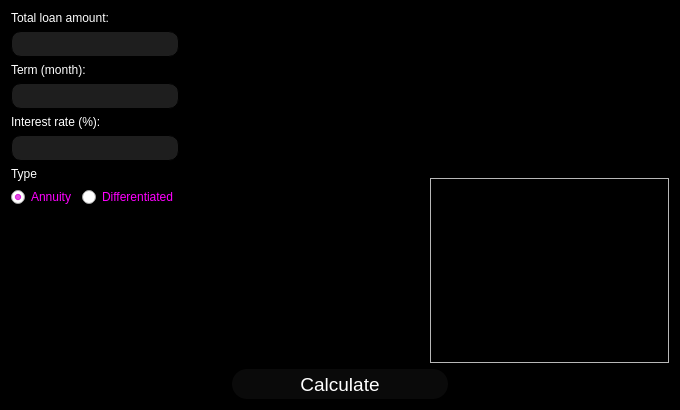
<?xml version="1.0" encoding="UTF-8"?>
<ui version="4.0">
 <class>s21::Credit</class>
 <widget class="QDialog" name="s21::Credit">
  <property name="geometry">
   <rect>
    <x>0</x>
    <y>0</y>
    <width>680</width>
    <height>410</height>
   </rect>
  </property>
  <property name="minimumSize">
   <size>
    <width>680</width>
    <height>410</height>
   </size>
  </property>
  <property name="windowTitle">
   <string>Dialog</string>
  </property>
  <property name="styleSheet">
   <string notr="true">QDialog {
	background-color: black;
}</string>
  </property>
  <layout class="QGridLayout" name="gridLayout_2">
   <property name="horizontalSpacing">
    <number>6</number>
   </property>
   <item row="0" column="0" colspan="2">
    <layout class="QGridLayout" name="gridLayout">
     <item row="1" column="0" colspan="2">
      <widget class="QLineEdit" name="edit_total">
       <property name="sizePolicy">
        <sizepolicy hsizetype="Preferred" vsizetype="Fixed">
         <horstretch>0</horstretch>
         <verstretch>0</verstretch>
        </sizepolicy>
       </property>
       <property name="minimumSize">
        <size>
         <width>0</width>
         <height>26</height>
        </size>
       </property>
       <property name="styleSheet">
        <string notr="true">QLineEdit {
	color: white;
	background-color: rgb(30, 30, 30);
	border-radius: 10px;
	border: 1px solid rgb(0, 0, 0);
}

QLineEdit:focus {
	border: 1px solid rgb(0, 200, 255);
	background-color: rgb(0, 20, 26);
}</string>
       </property>
      </widget>
     </item>
     <item row="2" column="0" colspan="2">
      <widget class="QLabel" name="label_term">
       <property name="sizePolicy">
        <sizepolicy hsizetype="Preferred" vsizetype="Maximum">
         <horstretch>0</horstretch>
         <verstretch>0</verstretch>
        </sizepolicy>
       </property>
       <property name="styleSheet">
        <string notr="true">QLabel {
	color: white;
}</string>
       </property>
       <property name="text">
        <string>Term (month):</string>
       </property>
      </widget>
     </item>
     <item row="7" column="1">
      <widget class="QRadioButton" name="radio_differentiated">
       <property name="sizePolicy">
        <sizepolicy hsizetype="Preferred" vsizetype="Maximum">
         <horstretch>0</horstretch>
         <verstretch>0</verstretch>
        </sizepolicy>
       </property>
       <property name="minimumSize">
        <size>
         <width>0</width>
         <height>0</height>
        </size>
       </property>
       <property name="layoutDirection">
        <enum>Qt::LeftToRight</enum>
       </property>
       <property name="styleSheet">
        <string notr="true">QRadioButton {
	color: rgb(255, 0, 255);
}</string>
       </property>
       <property name="text">
        <string>Differentiated</string>
       </property>
       <property name="checked">
        <bool>false</bool>
       </property>
      </widget>
     </item>
     <item row="6" column="0" colspan="2">
      <widget class="QLabel" name="label_type">
       <property name="sizePolicy">
        <sizepolicy hsizetype="Preferred" vsizetype="Maximum">
         <horstretch>0</horstretch>
         <verstretch>0</verstretch>
        </sizepolicy>
       </property>
       <property name="styleSheet">
        <string notr="true">QLabel {
	color: white;
}</string>
       </property>
       <property name="text">
        <string>Type</string>
       </property>
      </widget>
     </item>
     <item row="0" column="0" colspan="2">
      <widget class="QLabel" name="label_total">
       <property name="sizePolicy">
        <sizepolicy hsizetype="Preferred" vsizetype="Maximum">
         <horstretch>0</horstretch>
         <verstretch>0</verstretch>
        </sizepolicy>
       </property>
       <property name="styleSheet">
        <string notr="true">QLabel {
	color: white;
}</string>
       </property>
       <property name="text">
        <string>Total loan amount:</string>
       </property>
       <property name="alignment">
        <set>Qt::AlignBottom|Qt::AlignLeading|Qt::AlignLeft</set>
       </property>
      </widget>
     </item>
     <item row="4" column="0" colspan="2">
      <widget class="QLabel" name="label_rate">
       <property name="sizePolicy">
        <sizepolicy hsizetype="Preferred" vsizetype="Maximum">
         <horstretch>0</horstretch>
         <verstretch>0</verstretch>
        </sizepolicy>
       </property>
       <property name="styleSheet">
        <string notr="true">QLabel {
	color: white;
}</string>
       </property>
       <property name="text">
        <string>Interest rate (%):</string>
       </property>
      </widget>
     </item>
     <item row="3" column="0" colspan="2">
      <widget class="QLineEdit" name="edit_term">
       <property name="sizePolicy">
        <sizepolicy hsizetype="Preferred" vsizetype="Fixed">
         <horstretch>0</horstretch>
         <verstretch>0</verstretch>
        </sizepolicy>
       </property>
       <property name="minimumSize">
        <size>
         <width>0</width>
         <height>26</height>
        </size>
       </property>
       <property name="styleSheet">
        <string notr="true">QLineEdit {
	color: white;
	background-color: rgb(30, 30, 30);
	border-radius: 10px;
	border: 1px solid rgb(0, 0, 0);
}

QLineEdit:focus {
	border: 1px solid rgb(0, 200, 255);
	background-color: rgb(0, 20, 26);
}</string>
       </property>
      </widget>
     </item>
     <item row="7" column="0">
      <widget class="QRadioButton" name="radio_annuity">
       <property name="sizePolicy">
        <sizepolicy hsizetype="Preferred" vsizetype="Maximum">
         <horstretch>0</horstretch>
         <verstretch>0</verstretch>
        </sizepolicy>
       </property>
       <property name="minimumSize">
        <size>
         <width>0</width>
         <height>0</height>
        </size>
       </property>
       <property name="layoutDirection">
        <enum>Qt::LeftToRight</enum>
       </property>
       <property name="styleSheet">
        <string notr="true">QRadioButton {
	color: rgb(255, 0, 255);
}</string>
       </property>
       <property name="text">
        <string>Annuity</string>
       </property>
       <property name="checked">
        <bool>true</bool>
       </property>
      </widget>
     </item>
     <item row="5" column="0" colspan="2">
      <widget class="QLineEdit" name="edit_interest">
       <property name="sizePolicy">
        <sizepolicy hsizetype="Preferred" vsizetype="Fixed">
         <horstretch>0</horstretch>
         <verstretch>0</verstretch>
        </sizepolicy>
       </property>
       <property name="minimumSize">
        <size>
         <width>0</width>
         <height>26</height>
        </size>
       </property>
       <property name="styleSheet">
        <string notr="true">QLineEdit {
	color: white;
	background-color: rgb(30, 30, 30);
	border-radius: 10px;
	border: 1px solid rgb(0, 0, 0);
}

QLineEdit:focus {
	border: 1px solid rgb(0, 200, 255);
	background-color: rgb(0, 20, 26);
}</string>
       </property>
      </widget>
     </item>
     <item row="8" column="0" colspan="2">
      <widget class="QLabel" name="label_stub_3">
       <property name="sizePolicy">
        <sizepolicy hsizetype="Preferred" vsizetype="Minimum">
         <horstretch>0</horstretch>
         <verstretch>0</verstretch>
        </sizepolicy>
       </property>
       <property name="text">
        <string/>
       </property>
      </widget>
     </item>
    </layout>
   </item>
   <item row="0" column="2">
    <layout class="QGridLayout" name="gridLayout_3">
     <item row="2" column="0">
      <widget class="QLabel" name="label_overpayment_loan">
       <property name="sizePolicy">
        <sizepolicy hsizetype="MinimumExpanding" vsizetype="Minimum">
         <horstretch>0</horstretch>
         <verstretch>0</verstretch>
        </sizepolicy>
       </property>
       <property name="minimumSize">
        <size>
         <width>0</width>
         <height>42</height>
        </size>
       </property>
       <property name="font">
        <font>
         <pointsize>14</pointsize>
        </font>
       </property>
       <property name="styleSheet">
        <string notr="true">QLabel {
	color: rgb(0, 255, 255);
}</string>
       </property>
       <property name="text">
        <string/>
       </property>
       <property name="alignment">
        <set>Qt::AlignRight|Qt::AlignTop|Qt::AlignTrailing</set>
       </property>
      </widget>
     </item>
     <item row="3" column="0">
      <widget class="QLabel" name="label_monthly_payment">
       <property name="sizePolicy">
        <sizepolicy hsizetype="MinimumExpanding" vsizetype="MinimumExpanding">
         <horstretch>0</horstretch>
         <verstretch>0</verstretch>
        </sizepolicy>
       </property>
       <property name="font">
        <font>
         <pointsize>14</pointsize>
        </font>
       </property>
       <property name="styleSheet">
        <string notr="true">QLabel {
	color: rgb(0, 255, 255);
}</string>
       </property>
       <property name="text">
        <string/>
       </property>
       <property name="alignment">
        <set>Qt::AlignRight|Qt::AlignTop|Qt::AlignTrailing</set>
       </property>
      </widget>
     </item>
     <item row="1" column="0">
      <widget class="QLabel" name="label_total_payment">
       <property name="sizePolicy">
        <sizepolicy hsizetype="MinimumExpanding" vsizetype="Minimum">
         <horstretch>0</horstretch>
         <verstretch>0</verstretch>
        </sizepolicy>
       </property>
       <property name="minimumSize">
        <size>
         <width>0</width>
         <height>44</height>
        </size>
       </property>
       <property name="font">
        <font>
         <pointsize>14</pointsize>
        </font>
       </property>
       <property name="styleSheet">
        <string notr="true">QLabel {
	color: rgb(0, 255, 255);
}</string>
       </property>
       <property name="text">
        <string/>
       </property>
       <property name="alignment">
        <set>Qt::AlignRight|Qt::AlignTop|Qt::AlignTrailing</set>
       </property>
      </widget>
     </item>
     <item row="1" column="1">
      <widget class="QLabel" name="label_total_payment_result">
       <property name="sizePolicy">
        <sizepolicy hsizetype="MinimumExpanding" vsizetype="Minimum">
         <horstretch>0</horstretch>
         <verstretch>0</verstretch>
        </sizepolicy>
       </property>
       <property name="minimumSize">
        <size>
         <width>0</width>
         <height>44</height>
        </size>
       </property>
       <property name="font">
        <font>
         <pointsize>14</pointsize>
        </font>
       </property>
       <property name="styleSheet">
        <string notr="true">QLabel {
	color: white;
}</string>
       </property>
       <property name="text">
        <string/>
       </property>
       <property name="alignment">
        <set>Qt::AlignHCenter|Qt::AlignTop</set>
       </property>
      </widget>
     </item>
     <item row="2" column="1">
      <widget class="QLabel" name="label_overpayment_result">
       <property name="sizePolicy">
        <sizepolicy hsizetype="MinimumExpanding" vsizetype="Minimum">
         <horstretch>0</horstretch>
         <verstretch>0</verstretch>
        </sizepolicy>
       </property>
       <property name="minimumSize">
        <size>
         <width>0</width>
         <height>44</height>
        </size>
       </property>
       <property name="font">
        <font>
         <pointsize>14</pointsize>
        </font>
       </property>
       <property name="styleSheet">
        <string notr="true">QLabel {
	color: white;
}</string>
       </property>
       <property name="text">
        <string/>
       </property>
       <property name="alignment">
        <set>Qt::AlignHCenter|Qt::AlignTop</set>
       </property>
      </widget>
     </item>
     <item row="3" column="1">
      <widget class="QScrollArea" name="scrollArea">
       <property name="sizePolicy">
        <sizepolicy hsizetype="MinimumExpanding" vsizetype="MinimumExpanding">
         <horstretch>0</horstretch>
         <verstretch>0</verstretch>
        </sizepolicy>
       </property>
       <property name="styleSheet">
        <string notr="true"/>
       </property>
       <property name="widgetResizable">
        <bool>true</bool>
       </property>
       <widget class="QWidget" name="scrollAreaWidgetContents">
        <property name="geometry">
         <rect>
          <x>0</x>
          <y>0</y>
          <width>216</width>
          <height>183</height>
         </rect>
        </property>
        <layout class="QGridLayout" name="gridLayout_4">
         <property name="leftMargin">
          <number>0</number>
         </property>
         <property name="topMargin">
          <number>0</number>
         </property>
         <property name="rightMargin">
          <number>0</number>
         </property>
         <property name="bottomMargin">
          <number>0</number>
         </property>
         <item row="0" column="0">
          <widget class="QLabel" name="label_monthly_payment_result">
           <property name="sizePolicy">
            <sizepolicy hsizetype="MinimumExpanding" vsizetype="MinimumExpanding">
             <horstretch>0</horstretch>
             <verstretch>0</verstretch>
            </sizepolicy>
           </property>
           <property name="font">
            <font>
             <pointsize>14</pointsize>
            </font>
           </property>
           <property name="styleSheet">
            <string notr="true">QLabel {
	background-color: black;
	color: white;
}</string>
           </property>
           <property name="text">
            <string/>
           </property>
           <property name="alignment">
            <set>Qt::AlignHCenter|Qt::AlignTop</set>
           </property>
          </widget>
         </item>
        </layout>
       </widget>
      </widget>
     </item>
     <item row="0" column="0" colspan="2">
      <widget class="QLabel" name="label_calculation_result">
       <property name="sizePolicy">
        <sizepolicy hsizetype="MinimumExpanding" vsizetype="Minimum">
         <horstretch>0</horstretch>
         <verstretch>0</verstretch>
        </sizepolicy>
       </property>
       <property name="minimumSize">
        <size>
         <width>0</width>
         <height>61</height>
        </size>
       </property>
       <property name="font">
        <font>
         <pointsize>19</pointsize>
         <weight>75</weight>
         <bold>true</bold>
        </font>
       </property>
       <property name="styleSheet">
        <string notr="true">QLabel {
	color: rgb(0, 200, 255);
}</string>
       </property>
       <property name="text">
        <string/>
       </property>
       <property name="alignment">
        <set>Qt::AlignCenter</set>
       </property>
      </widget>
     </item>
    </layout>
   </item>
   <item row="1" column="0" colspan="3">
    <layout class="QGridLayout" name="gridLayout_5">
     <item row="0" column="0">
      <widget class="QLabel" name="label_stub_1">
       <property name="sizePolicy">
        <sizepolicy hsizetype="Preferred" vsizetype="Maximum">
         <horstretch>0</horstretch>
         <verstretch>0</verstretch>
        </sizepolicy>
       </property>
       <property name="text">
        <string/>
       </property>
      </widget>
     </item>
     <item row="0" column="1">
      <widget class="QPushButton" name="button_calculate">
       <property name="sizePolicy">
        <sizepolicy hsizetype="Minimum" vsizetype="Maximum">
         <horstretch>0</horstretch>
         <verstretch>0</verstretch>
        </sizepolicy>
       </property>
       <property name="minimumSize">
        <size>
         <width>0</width>
         <height>30</height>
        </size>
       </property>
       <property name="font">
        <font>
         <pointsize>14</pointsize>
        </font>
       </property>
       <property name="styleSheet">
        <string notr="true">QPushButton {
	border-radius: 15px;
	background-color: rgb(10, 10, 10);
	color: white;
}

QPushButton:pressed {
	background-color: qlineargradient(x1: 0, y1: 0, x2: 0, y2: 1,
										stop: 0 #ff0000, stop: 1 #bd0000);
	font-size: 16px;
}</string>
       </property>
       <property name="text">
        <string>Calculate</string>
       </property>
      </widget>
     </item>
     <item row="0" column="2">
      <widget class="QLabel" name="label_stub_2">
       <property name="sizePolicy">
        <sizepolicy hsizetype="Preferred" vsizetype="Maximum">
         <horstretch>0</horstretch>
         <verstretch>0</verstretch>
        </sizepolicy>
       </property>
       <property name="text">
        <string/>
       </property>
      </widget>
     </item>
    </layout>
   </item>
  </layout>
 </widget>
 <resources/>
 <connections/>
</ui>
